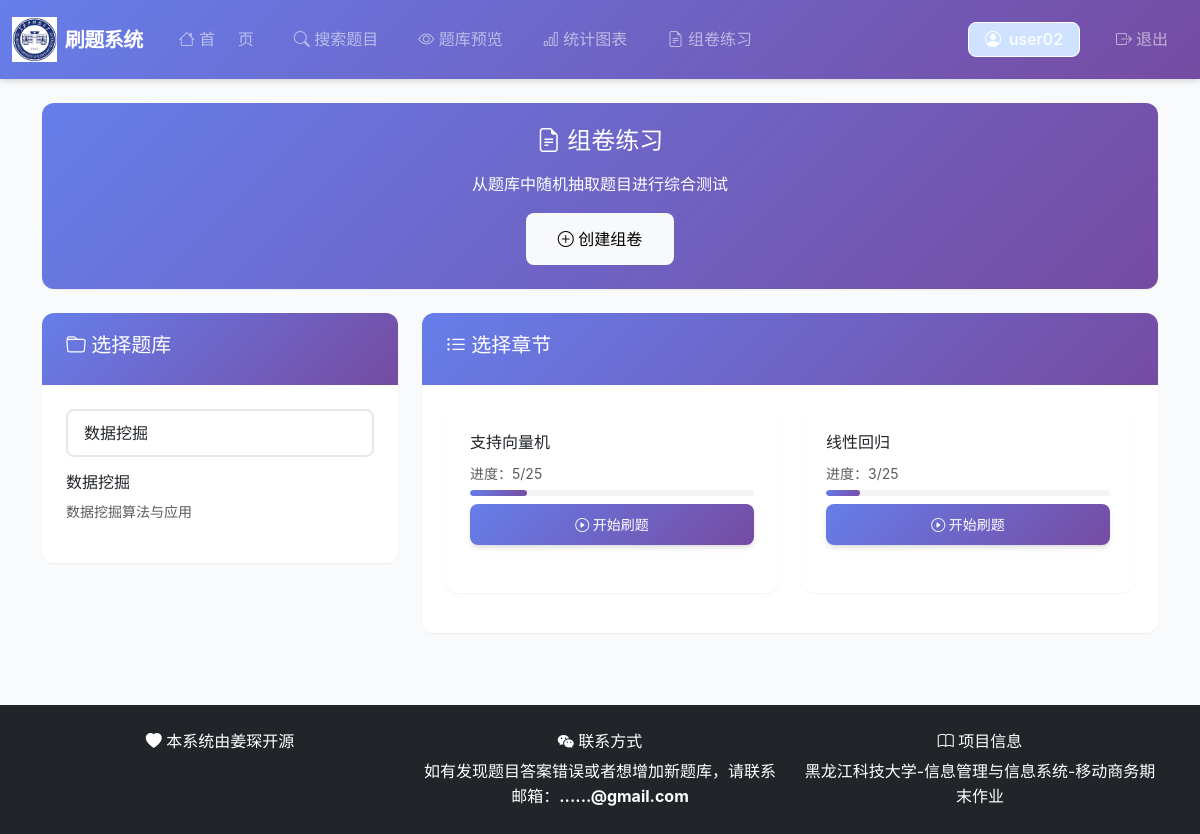
The app's page /user/home.php?bank_id=1 (signed in) with its own data.
### tables this page shows
CREATE TABLE IF NOT EXISTS question_banks (
                                              id INT PRIMARY KEY AUTO_INCREMENT COMMENT '题库ID，主键，自增',
                                              name VARCHAR(100) NOT NULL COMMENT '题库名称，非空',
    description TEXT COMMENT '题库描述',
    created_at TIMESTAMP DEFAULT CURRENT_TIMESTAMP COMMENT '创建时间，默认当前时间戳'
    );

CREATE TABLE IF NOT EXISTS chapters (
                                        id INT PRIMARY KEY AUTO_INCREMENT COMMENT '章节ID，主键，自增',
                                        bank_id INT NOT NULL COMMENT '所属题库ID',
                                        chapter_name VARCHAR(100) NOT NULL COMMENT '章节名称，非空',
    sort_order INT DEFAULT 0 COMMENT '排序顺序，默认0',
    created_at TIMESTAMP DEFAULT CURRENT_TIMESTAMP COMMENT '创建时间，默认当前时间戳',
    FOREIGN KEY (bank_id) REFERENCES question_banks(id) ON DELETE CASCADE,
    INDEX idx_bank_id (bank_id)
    );

CREATE TABLE IF NOT EXISTS user_progress (
                                             id INT PRIMARY KEY AUTO_INCREMENT COMMENT '进度ID，主键，自增',
                                             user_id INT NOT NULL COMMENT '用户ID',
                                             chapter_id INT NOT NULL COMMENT '章节ID',
                                             correct_count INT DEFAULT 0 COMMENT '答对题目数量，默认0',
                                             total_count INT DEFAULT 0 COMMENT '总答题数量，默认0',
                                             updated_at TIMESTAMP DEFAULT CURRENT_TIMESTAMP ON UPDATE CURRENT_TIMESTAMP COMMENT '更新时间，默认当前时间戳，更新时自动刷新',
                                             FOREIGN KEY (user_id) REFERENCES users(id) ON DELETE CASCADE,
    FOREIGN KEY (chapter_id) REFERENCES chapters(id) ON DELETE CASCADE,
    UNIQUE KEY unique_user_chapter (user_id, chapter_id) COMMENT '联合唯一约束，确保每个用户每个章节只有一条进度记录',
    INDEX idx_user_id (user_id),
    INDEX idx_chapter_id (chapter_id)
    );

### user/home.php (the view, shortened to what this page needs)
<?php
$pdo = getDB();
$banks = $pdo->query("SELECT * FROM question_banks ORDER BY name")->fetchAll();
$chapters = [];
if (isset($_GET['bank_id']) && $_GET['bank_id']) {
    $bankId = intval($_GET['bank_id']);
    $stmt = $pdo->prepare("SELECT * FROM chapters WHERE bank_id = ? ORDER BY sort_order, chapter_name");
    $stmt->execute([$bankId]);
    $chapters = $stmt->fetchAll();
}
$userProgress = [];
$chapterTotalQuestions = [];
if ($chapters) {
    $chapterIds = array_column($chapters, 'id');
    $placeholders = implode(',', array_fill(0, count($chapterIds), '?'));
    $stmt = $pdo->prepare("SELECT chapter_id, correct_count, total_count FROM user_progress WHERE user_id = ? AND chapter_id IN ($placeholders)");
    $stmt->execute(array_merge([$_SESSION['user_id']], $chapterIds));
    foreach ($stmt->fetchAll() as $progress) {
        $userProgress[$progress['chapter_id']] = $progress;
    }
    $stmt = $pdo->prepare("SELECT chapter_id, COUNT(*) as total FROM questions WHERE chapter_id IN ($placeholders) GROUP BY chapter_id");
    $stmt->execute($chapterIds);
    foreach ($stmt->fetchAll() as $total) {
        $chapterTotalQuestions[$total['chapter_id']] = $total['total'];
    }
}
?>
<?php include '../includes/header.php'; ?>
<?php include 'includes/navbar.php'; ?>
<div class="container">
    <div class="card mb-4" style="background: linear-gradient(135deg, #667eea 0%, #764ba2 100%); border: none;">
        <div class="card-body text-white text-center py-4">
            <h4 class="mb-3"><i class="bi bi-file-earmark-text"></i> 组卷练习</h4>
            <p class="mb-3">从题库中随机抽取题目进行综合测试</p>
            <a href="<?php echo BASE_PATH; ?>user/create_exam.php" class="btn btn-light btn-lg">
                <i class="bi bi-plus-circle"></i> 创建组卷
            </a>
        </div>
    </div>
    <div class="row">
        <div class="col-md-4 mb-4">
            <div class="card">
                <div class="card-header">
                    <h5><i class="bi bi-folder"></i> 选择题库</h5>
                </div>
                <div class="card-body">
                    <form method="GET" action="">
                        <select class="form-select mb-3" name="bank_id" onchange="this.form.submit()">
                            <?php foreach ($banks as $bank): ?>
                                <option value="<?php echo $bank['id']; ?>" <?php echo (isset($_GET['bank_id']) && $_GET['bank_id'] == $bank['id']) ? 'selected' : ''; ?>>
                                    <?php echo htmlspecialchars($bank['name']); ?>
                                </option>
                            <?php endforeach; ?>
                        </select>
                    </form>
                    <?php if (isset($_GET['bank_id']) && $_GET['bank_id']): ?>
                        <?php
                        $selectedBank = array_filter($banks, function($b) { return $b['id'] == $_GET['bank_id']; });
                        $selectedBank = reset($selectedBank);
                        ?>
                        <div class="mt-3">
                            <h6><?php echo htmlspecialchars($selectedBank['name']); ?></h6>
                            <p class="text-muted small"><?php echo htmlspecialchars($selectedBank['description'] ?: '暂无描述'); ?></p>
                        </div>
                    <?php endif; ?>
                </div>
            </div>
        </div>
        <div class="col-md-8">
            <?php if (empty($chapters)): ?>
                <div class="card">
                    <div class="card-body text-center text-muted">
                        <i class="bi bi-inbox" style="font-size: 3rem;"></i>
                        <p class="mt-3">请先选择题库</p>
                    </div>
                </div>
            <?php else: ?>
                <div class="card">
                    <div class="card-header">
                        <h5><i class="bi bi-list-ul"></i> 选择章节</h5>
                    </div>
                    <div class="card-body">
                        <div class="row">
                            <?php foreach ($chapters as $chapter): ?>
                                <?php
                                $progress = $userProgress[$chapter['id']] ?? null;
                                ?>
                                <div class="col-md-6 mb-3">
                                    <div class="card h-100">
                                        <div class="card-body">
                                            <h6><?php echo htmlspecialchars($chapter['chapter_name']); ?></h6>
                                            <?php
                                    $totalQuestions = $chapterTotalQuestions[$chapter['id']] ?? 0;
                                    $answeredCount = $progress['total_count'] ?? 0;
                                    $progressRate = $totalQuestions > 0 ? round($answeredCount / $totalQuestions * 100, 1) : 0;
                                ?>
                                <?php if ($totalQuestions > 0): ?>
                                    <div class="mb-2">
                                        <small class="text-muted">进度：<?php echo $answeredCount; ?>/<?php echo $totalQuestions; ?></small>
                                        <div class="progress mt-1" style="height: 6px;">
                                            <div class="progress-bar" style="width: <?php echo $progressRate; ?>%"></div>
                                        </div>
                                    </div>
                                <?php endif; ?>
                                            <a href="<?php echo BASE_PATH; ?>user/quiz.php?bank_id=<?php echo $chapter['bank_id']; ?>&chapter_id=<?php echo $chapter['id']; ?>" class="btn btn-primary btn-sm w-100">
                                                <i class="bi bi-play-circle"></i> 开始刷题
                                            </a>
                                        </div>
                                    </div>
                                </div>
                            <?php endforeach; ?>
                        </div>
                    </div>
                </div>
            <?php endif; ?>
        </div>
    </div>
</div>
<?php include '../includes/footer.php'; ?>

### assets/css/style.css (style rules this page uses)
:root { --primary-color: #6366f1; --primary-dark: #4f46e5; --primary-light: #818cf8; --primary-gradient: linear-gradient(135deg, #667eea 0%, #764ba2 100%); --primary-gradient-light: linear-gradient(135deg, #818cf8 0%, #a78bfa 100%); --success-color: #10b981; --danger-color: #ef4444; --warning-color: #f59e0b; --info-color: #3b82f6; --text-primary: #1f2937; --text-secondary: #6b7280; --text-light: #9ca3af; --bg-primary: #ffffff; --bg-secondary: #f9fafb; --bg-tertiary: #f3f4f6; --border-color: #e5e7eb; --border-radius: 12px; --border-radius-sm: 8px; --border-radius-lg: 16px; --shadow-sm: 0 1px 2px 0 rgba(0, 0, 0, 0.05); --shadow-md: 0 4px 6px -1px rgba(0, 0, 0, 0.1), 0 2px 4px -1px rgba(0, 0, 0, 0.06); --shadow-lg: 0 10px 15px -3px rgba(0, 0, 0, 0.1), 0 4px 6px -2px rgba(0, 0, 0, 0.05); --shadow-xl: 0 20px 25px -5px rgba(0, 0, 0, 0.1), 0 10px 10px -5px rgba(0, 0, 0, 0.04); --transition: all 0.3s cubic-bezier(0.4, 0, 0.2, 1); }
* { margin: 0; padding: 0; box-sizing: border-box; }
body { font-family: -apple-system, BlinkMacSystemFont, 'Segoe UI', 'PingFang SC', 'Hiragino Sans GB', 'Microsoft YaHei', Roboto, 'Helvetica Neue', Arial, sans-serif; color: var(--text-primary); background: var(--bg-secondary); line-height: 1.6; -webkit-font-smoothing: antialiased; -moz-osx-font-smoothing: grayscale; }
.btn { border-radius: var(--border-radius-sm); padding: 10px 24px; font-weight: 500; transition: var(--transition); border: none; cursor: pointer; position: relative; overflow: hidden; }
.btn::before { content: ''; position: absolute; top: 50%; left: 50%; width: 0; height: 0; border-radius: 50%; background: rgba(255, 255, 255, 0.3); transform: translate(-50%, -50%); transition: width 0.6s, height 0.6s; }
.btn-primary { background: var(--primary-gradient); color: white; box-shadow: var(--shadow-md); }
.btn-lg { padding: 14px 32px; font-size: 16px; }
.card { background: var(--bg-primary); border: none; border-radius: var(--border-radius); box-shadow: var(--shadow-sm); margin-bottom: 24px; transition: var(--transition); overflow: hidden; }
.card-header { background: var(--primary-gradient); color: white; border-radius: 0; padding: 20px 24px; font-weight: 600; font-size: 16px; border: none; }
.card-body { padding: 24px; }
.form-control, .form-select { border: 2px solid var(--border-color); border-radius: var(--border-radius-sm); padding: 10px 16px; transition: var(--transition); background: var(--bg-primary); }
.progress { height: 10px; border-radius: 10px; background: var(--bg-tertiary); overflow: hidden; }
.progress-bar { background: var(--primary-gradient); transition: width 0.6s cubic-bezier(0.4, 0, 0.2, 1); border-radius: 10px; }
html { scroll-behavior: smooth; }

### records on screen
question_banks: name "数据挖掘", description "数据挖掘算法与应用"
chapters: chapter_name "支持向量机", id.total_count "5", id "25"
chapters: chapter_name "线性回归", id.total_count "3", id "25"

### other values on screen
$_SESSION['username'] "user02"
form field bank_id "数据挖掘"
